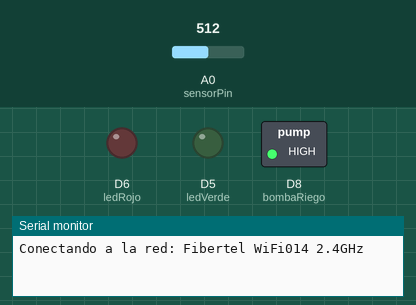
This sketch was run on a simulated ESP8266 (NodeMCU). On the bench: switched loads named in the sketch (green lamp = pin HIGH), output pins drawn as LEDs (lit = HIGH), the last lines printed to the serial monitor. The inputs (shaded band) are chosen by the test bench; at power-on: A0 (sensorPin) = 512. WiFi joins after 1.5 s; servers stay silent unless stated; the Firebase database answers and starts empty.

Above: at 0.1 s.
At 3.0 s:
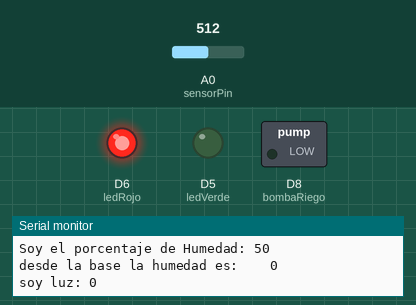
Timing chart, 0 to 4.5 s (numbered marks = the images above):
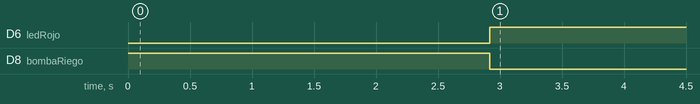

The sketch:

riego_auto_base.ino
```cpp
#include <ArduinoJson.h>

#include <ESP8266Firebase.h>


#include <ESP8266WiFi.h>


const char* ssid = "Fibertel WiFi014 2.4GHz";
const char* password = "0042502821";

// dato sacado de firebase cultivo Realtime Database
#define FIREBASE_HOST "cultivo-c71e7-default-rtdb.firebaseio.com"

Firebase firebase(FIREBASE_HOST);


WiFiServer server(80);


static const uint8_t D0   = 16;
static const uint8_t D1   = 5;
static const uint8_t D3   = 0;
static const uint8_t D4   = 2;
static const uint8_t D5   = 14;
static const uint8_t D6   = 12;
static const uint8_t D7   = 13;
static const uint8_t D8   = 15;
static const uint8_t D9   = 3;
static const uint8_t D10  = 1;


int ledRojo = D6;
int bombaRiego = D8;
int ledVerde = D5;
int sensorPin = A0;
int humedadSuelo;
int porcentajeSuelo;
int tiempoBomba;
int porcentajeUsuario;


void setup() {
  Serial.begin(115200);

  pinMode(ledVerde, OUTPUT);
  pinMode(ledRojo, OUTPUT);
  pinMode(bombaRiego, OUTPUT);
  digitalWrite(bombaRiego, HIGH);

  WiFi.begin(ssid, password);
  Serial.printf("\n\nConectando a la red: %s\n", WiFi.SSID().c_str());
   while (WiFi.status() != WL_CONNECTED) {
    delay(100);
    Serial.print(".");
  }
  Serial.println("");
  Serial.println("WiFi conectada");

  }

void loop()
{
  delay(500);

  porcentajeUsuario = firebase.getInt("porcentajeUsuario");

  tiempoBomba = firebase.getInt("tiempoBomba");
  int data2 = firebase.getInt("HumedadSuelo/setInt");
  int luz = firebase.getInt("luz");

  humedadSuelo = analogRead(sensorPin);
  porcentajeSuelo = ((humedadSuelo * 100) /1024 - 100) * -1;

  firebase.setInt("HumedadSuelo/setInt", humedadSuelo);
  firebase.setInt("HumedadSuelo/porcentaje", porcentajeSuelo);

  Serial.print("soy porcentaje cargado por el usuario en numeros:");
  Serial.println(porcentajeUsuario);

  Serial.print("soy el tiempo de la bomba cargado por front: ");
  Serial.println(tiempoBomba);

  Serial.print("Humedad: ");
  Serial.println(humedadSuelo);

  Serial.print("Soy el porcentaje de Humedad: ");
  Serial.println(porcentajeSuelo);

  Serial.print("desde la base la humedad es:\t\t");
  Serial.println(data2);


  Serial.print("soy luz: ");
  Serial.println(luz);

  if( luz == 1 && humedadSuelo < porcentajeUsuario){
    firebase.setInt("estadoBomba", 1);
    firebase.setInt("luz",1);
    Serial.println("Me obligaron a regar!!!!");
    digitalWrite(ledRojo,HIGH);
    digitalWrite(bombaRiego, LOW);
    Serial.print("soy el tiempo bomba antes en el forzado:");
    Serial.println(tiempoBomba);
    delay(tiempoBomba);
    Serial.print("soy el tiempo bomba en el forzado:");
    Serial.println(tiempoBomba);
    digitalWrite(ledRojo,LOW);
    digitalWrite(bombaRiego,HIGH);
    Serial.println("YA CORTE DE OBLIGADO");
    firebase.setInt("estadoBomba", 0);
    firebase.setInt("luz", 0);

   }


if(humedadSuelo > porcentajeUsuario && luz == 0){

   digitalWrite(ledVerde, LOW);
   digitalWrite(ledRojo, HIGH);
   digitalWrite(bombaRiego, LOW);
   firebase.setInt("estadoBomba", 1);
   Serial.println("Me puse a regar!!!");

   delay(100);


 }

 if(humedadSuelo < porcentajeUsuario && luz == 0){
     digitalWrite(bombaRiego, HIGH);
     digitalWrite(ledVerde, HIGH);
     digitalWrite(ledRojo, LOW);
     firebase.setInt("estadoBomba",0);
     delay(100);
     }


  }
```

Measured:
- by itself, D6 (ledRojo): LOW → HIGH at 2.9 s
- by itself, D8 (bombaRiego): HIGH → LOW at 2.9 s
